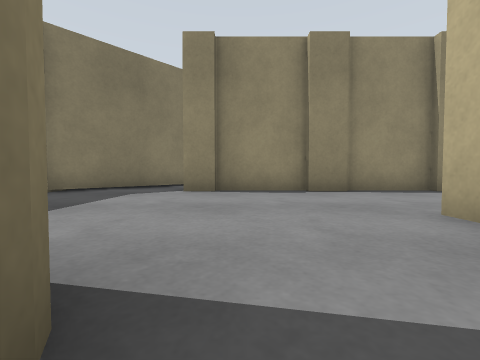
view 1 (above)

16 first-person views from a walk through a world built for the Gazebo simulator. The camera is 0.5 m above the floor, tilts 2° down and sees 90° across. The floor is counted in squares, 1 m on a side. Each view is taken from the middle of a square. On the plan, view 1 faces up. The plan holds only what a view shows up to about 9 squares ahead; the rest is blank. The place goes on beyond the plan. Surface patterns are stand-ins for the level's own textures.

view 2
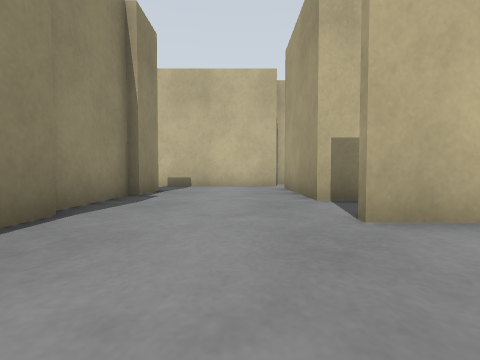

view 3
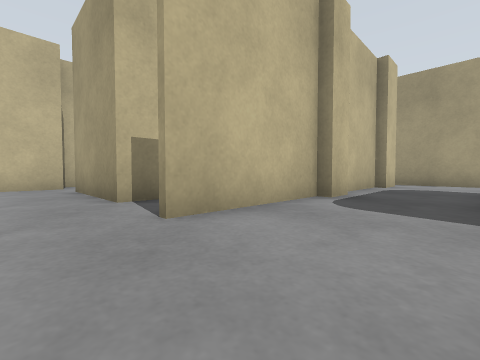

view 4
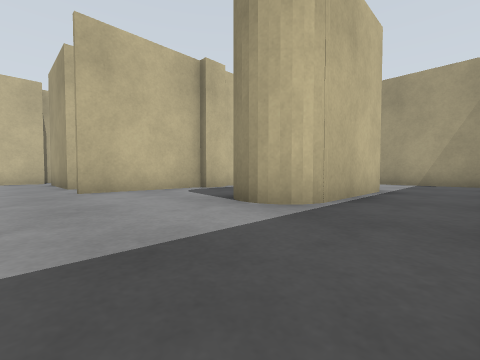

view 5
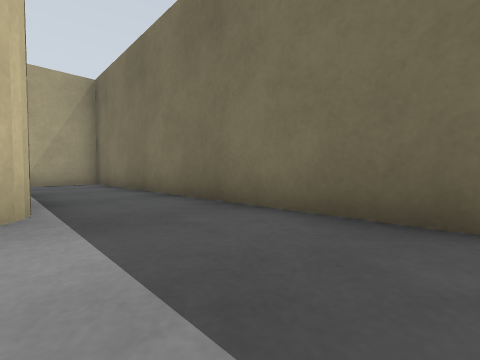

view 6
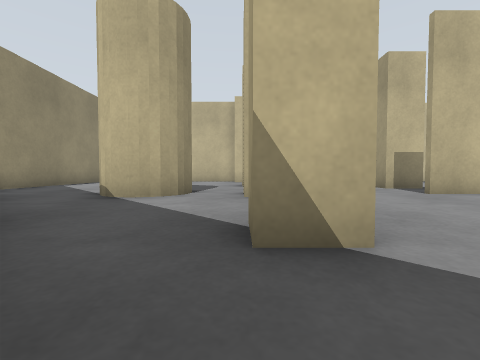

view 7
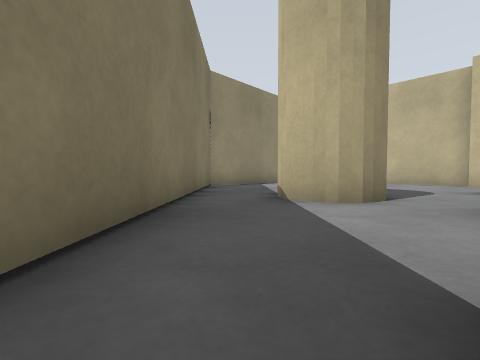

view 8
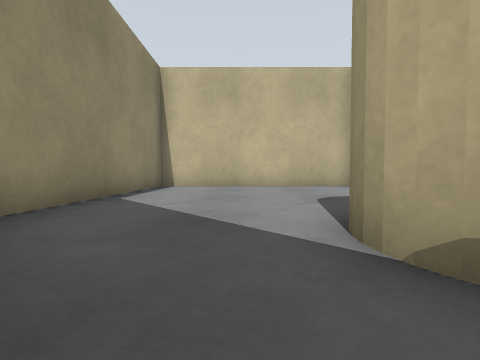

view 9
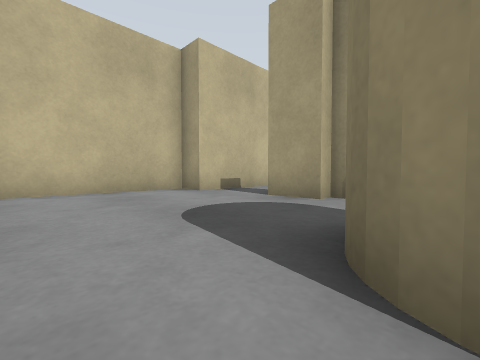

view 10
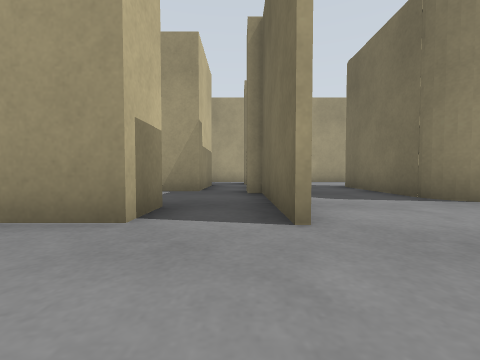

view 11
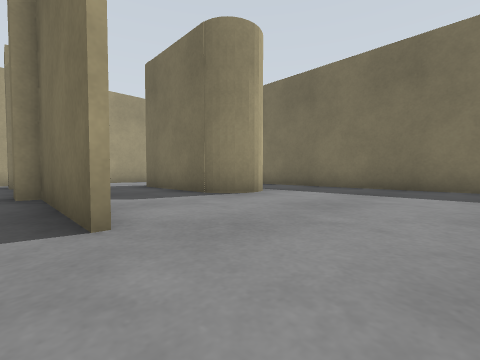

view 12
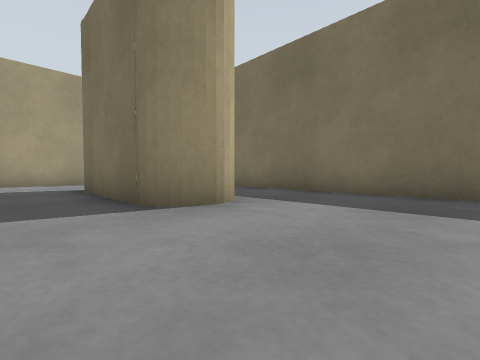

view 13
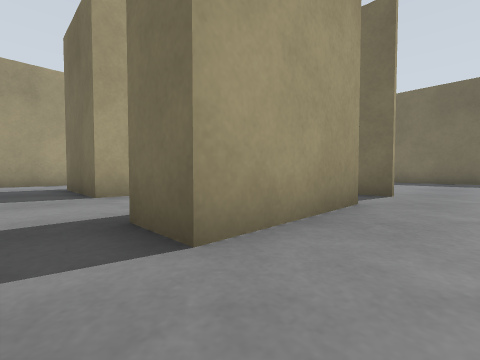

view 14
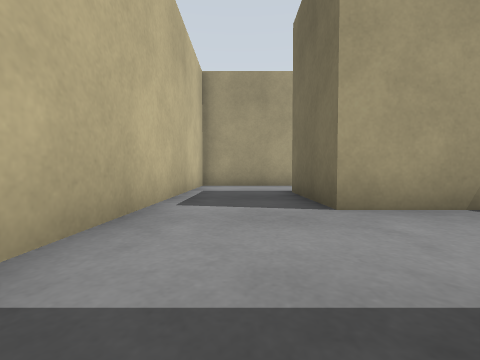

view 15
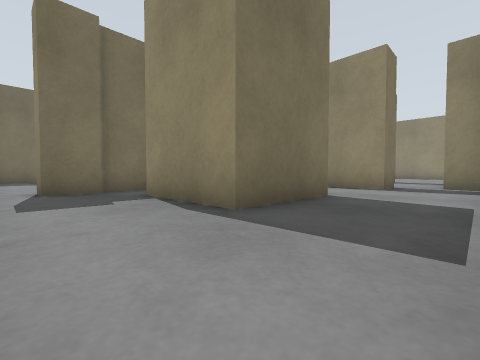

view 16
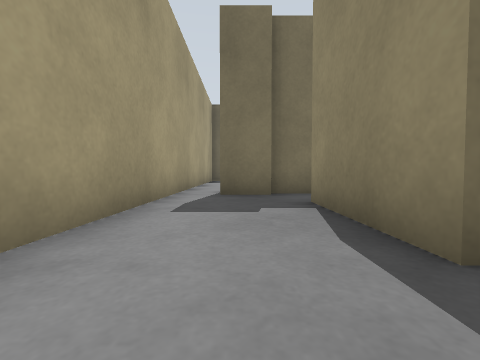

### Floor plan
Key: @ floor where view 1 was taken; # wall or solid block; . floor.
Columns run from 5 left of view 1 to 10 right of it. Each row starts with its distance up from view 1.
 14        ########
 13       ##......#
 12      ##.......#
 11     ##........#
 10    ##..##.....#
  9   ##...##.....#
  8  ##...........#
  7 ##........##..#
  6 #...########..#
  5 #.............#
  4 #.............#
  3 #.............##
  2 #......#..###..#
  1 #..##..#.......#
  0 #..##@.#.......#
 -1 #..##..#####...#
 -2 #..##..#####...#
 -3 #..##..#####...#
 -4 #......#####...#
 -5 #......##......#
 -6 #..............#
 -7 ################

Positions as (right, up) in squares from view 1, and headings:
1: (0, 0), facing up
2: (0, 4), facing right
3: (0, 4), facing down-right
4: (-4, 4), facing down-right
5: (-2, 4), facing down-left
6: (-3, 7), facing right
7: (-2, 7), facing up-right
8: (1, 11), facing right
9: (3, 11), facing down-right
10: (3, 5), facing down
11: (3, 5), facing down-left
12: (1, 4), facing down-left
13: (8, 4), facing down-left
14: (8, 2), facing down
15: (9, -6), facing up-left
16: (8, -5), facing left
